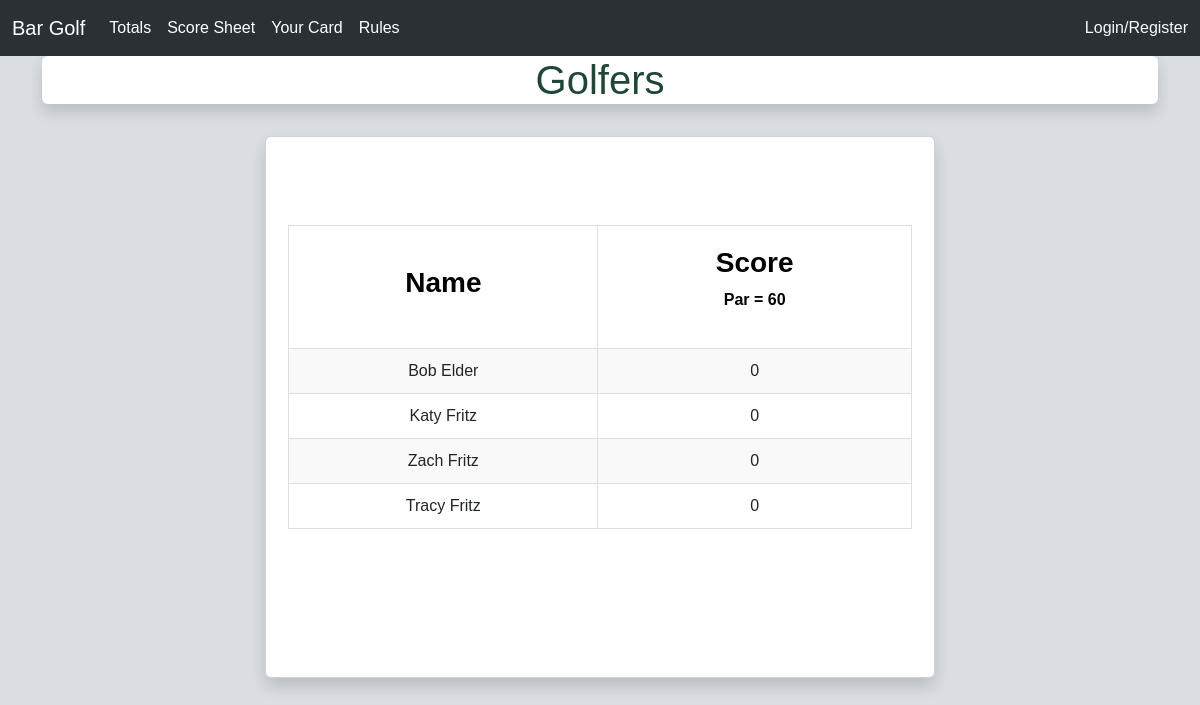
Before: / with the older database file.
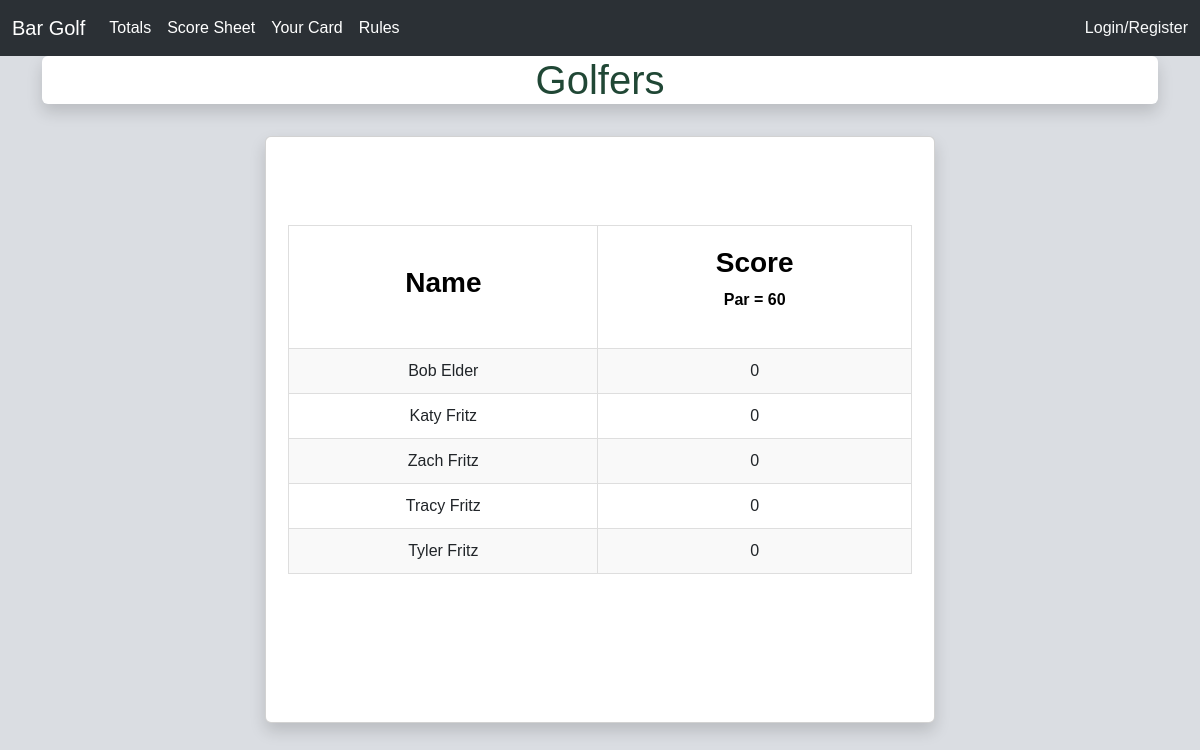
After: the same page with the newer database file.
### scoreCard/models.py (models this page shows, shortened)
class Golfer(models.Model):
    user = models.OneToOneField(User, null=True, on_delete=models.CASCADE)
    do_dodge = models.IntegerField(default=0)
    elbow_room = models.IntegerField(default=0)
    wigwam = models.IntegerField(default=0)
    depot = models.IntegerField(default=0)
    sports_page = models.IntegerField(default=0)
    reboot = models.IntegerField(default=0)
    mouse_trap = models.IntegerField(default=0)
    clancys = models.IntegerField(default=0)
    dooleys = models.IntegerField(default=0)
    gi = models.IntegerField(default=0)
    brothers = models.IntegerField(default=0)
    pio = models.IntegerField(default=0)
    pickle = models.IntegerField(default=0)
    shenanns = models.IntegerField(default=0)
    brat = models.IntegerField(default=0)
    total = models.IntegerField(default=0)

### scoreCard/views.py (the view)
# urls.py: path("", views.index, name="index"),
def index(request):
    golfers = Golfer.objects.all()
    par = BarPar.objects.all().first()
    return render(request, "cards/index.html", {"golfers": golfers, 'par': par})

### scoreCard/templates/cards/index.html (shortened to what this page needs)
{% extends 'cards/base.html' %} {% block content %}
<div class="page-title container-sm text-center shadow rounded mx-auto">
  <h1>Golfers</h1>
</div>
<br />
<div style="display: grid;place-items: start center;">
<div class="main-card card text-center shadow py-5 px3" style="width: clamp(20em, 60%, 50em);">
    <section class="card-inner content-info">
      <div class="container paddings-mini">
         <div class="row">
            <div class="col-lg-12">
               <table class="table-total table-striped table-responsive table-hover result-point">
                  <thead class="point-table-head">
    <tr>
      <th><h3><b>Name</b></h3></th>
      <th><h3><b>Score</b></h3><p>Par = {{ par.total }}</p></th>
    </tr>
  </thead>
  <tbody class="text-center">
    {% for person in golfers %}
    <tr>
      <td class="text-center">
        {{ person.user.first_name|capfirst }} {{ person.user.last_name|capfirst }}
      </td>
      <td>{{ person.total }}</td>
    </tr>
    {% endfor %}
  </tbody>
</table>
</div>
</div>
</div>
</section>
</div>
</div>
{% endblock %}

Changed rows visible on the page:
added Golfer: user.first_name "Tyler", user.last_name "Fritz", total "0"
